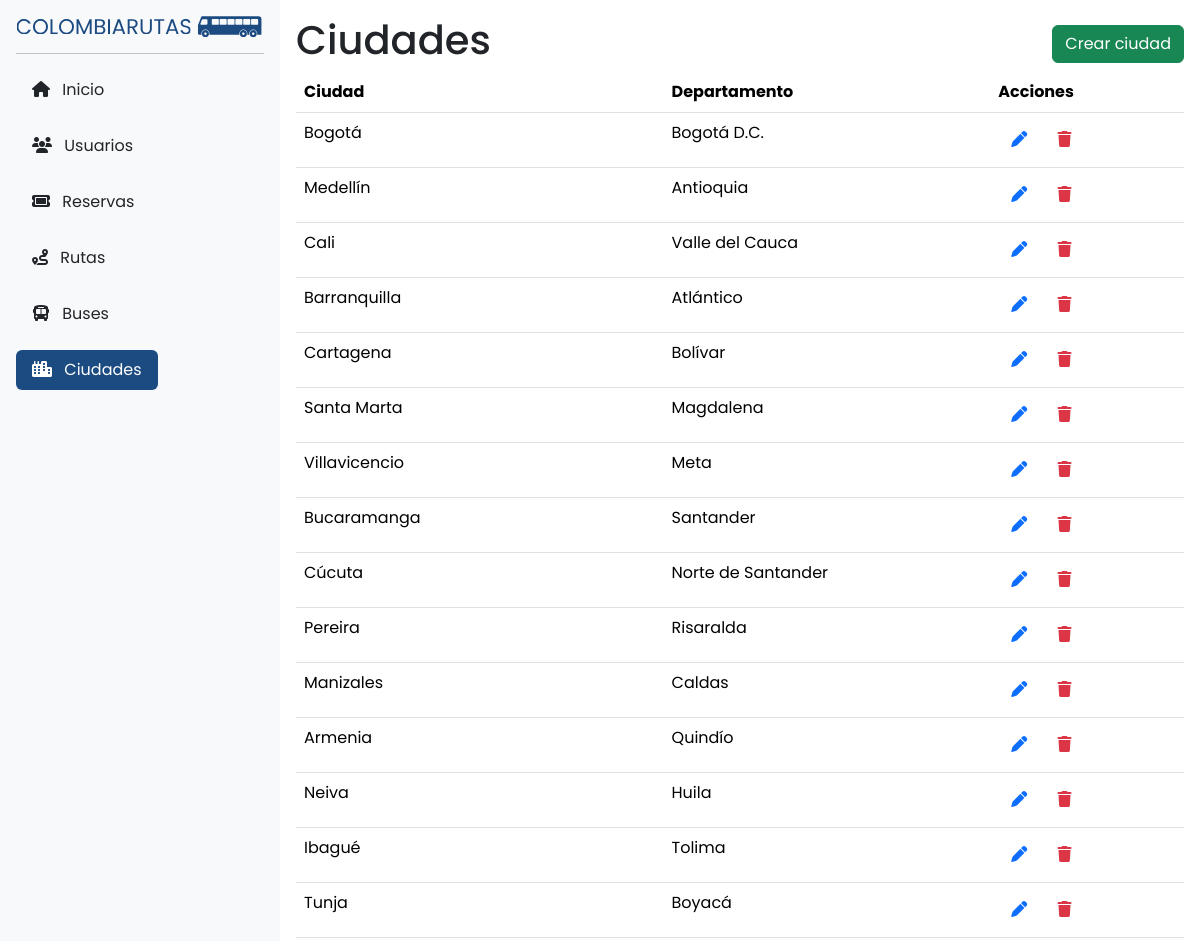
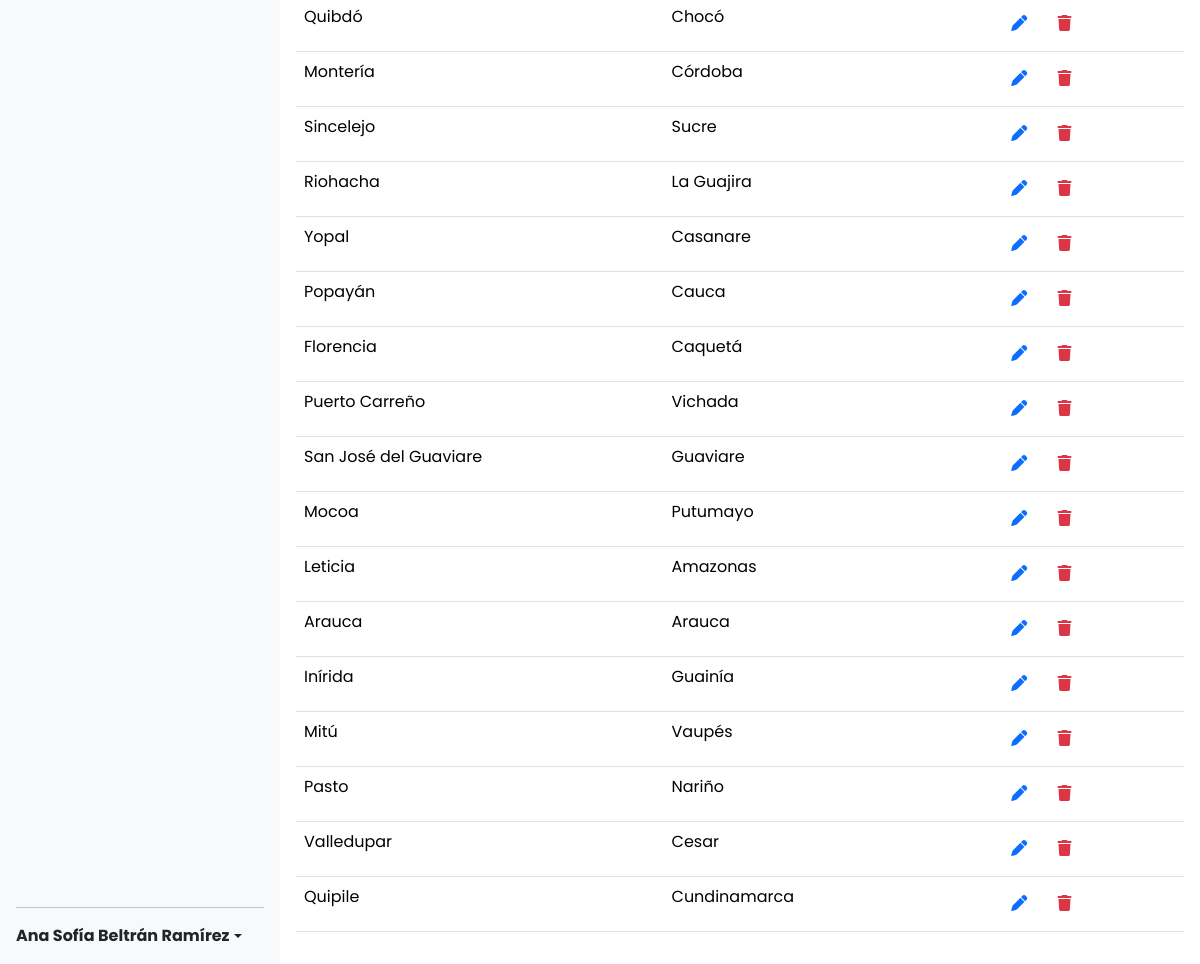
The app's page /admin.php?p=ciudades (signed in) with its own data (2 pictures, top to bottom).
### tables this page shows
CREATE TABLE `ciudades` (
  `ID_ciudad` int(11) NOT NULL,
  `Nombre_ciudad` varchar(100) NOT NULL,
  `Departamento` varchar(100) NOT NULL
);

### modules/funciones.php (called while the page is built, shortened)
<?php
    function ejecutarConsulta($query) {
        $host = 'localhost';
        $usuario = 'root';
        $contrasena = '';
        $base_de_datos = 'colombia_transporte';
        $conexionDB = mysqli_connect($host, $usuario, $contrasena, $base_de_datos);
        $resultado = mysqli_query($conexionDB, $query);
        return $resultado;
    }
?>

### pages/ciudades.php (the view, shortened to what this page needs)
<?php
    $ciudades = ejecutarConsulta("SELECT * FROM ciudades");
?>
<section>
    <header class="d-flex align-items-center justify-content-between shadow-none p-0">
        <h1><?= $modulo == 'leer' ? 'Ciudades' : 'Crear ciudad' ?></h1>
        <?php if ($modulo == 'leer'): ?>
            <a class="btn btn-success" href="?p=ciudades&modulo=crear">Crear ciudad</a>
        <?php else:?>
            <a class="btn btn-secondary" href="?p=ciudades">Volver</a>
        <?php endif ?>
    </header>
    <article>
        <?php if($modulo == 'leer'):?>
            <table class="table">
                <thead class="thead-light">
                    <tr>
                        <th>Ciudad</th>
                        <th>Departamento</th>
                        <th>Acciones</th>
                    </tr>
                </thead>
                <tbody>
                    <?php while ($ciudad = mysqli_fetch_assoc($ciudades)):?>
                        <tr>
                            <td><?=$ciudad["Nombre_ciudad"]?></td>
                            <td><?=$ciudad["Departamento"]?></td>
                            <td>
                                <a class="btn text-primary" href="?p=ciudades&modulo=editar&id=<?=$ciudad["ID_ciudad"]?>"><i class="fa fa-pen"></i></a>
                                <button class="btn text-danger" onclick="eliminarCiudad('ciudades', <?= $ciudad["ID_ciudad"] ?>)"><i class="fa fa-trash"></i></button>
                            </td>
                        </tr>
                    <?php endwhile; ?>
                </tbody>
            </table>
        <?php endif; ?>
    </article>
</section>

### admin.php (shortened to what this page needs)
<?php
include("modules/funciones.php");
    $pagina = isset($_GET["p"]) ? strtolower($_GET["p"]) : 'inicio';
    $modulo = isset($_GET["modulo"]) ? strtolower($_GET["modulo"]) : 'leer';
?>
<!DOCTYPE html>
<html lang="en">
<head>
    <?php include("components/links.php") ?>
</head>
<body>
    <main class="admin">
        <?php
            include("components/sidebar.php");
        ?>
        <div id="content">
            <?php
                include("pages/" . $pagina . ".php");
            ?>
        </div>
    </main>
</body>
</html>

### components/links.php (shortened to what this page needs)
<link rel="stylesheet" href="https://cdnjs.cloudflare.com/ajax/libs/font-awesome/6.4.2/css/all.min.css" />
<link href="https://cdn.jsdelivr.net/npm/bootstrap@5.3.1/dist/css/bootstrap.min.css" rel="stylesheet">
<link rel="stylesheet" href="css/estilos.css">

### components/sidebar.php (shortened to what this page needs)
<div class="d-flex flex-column flex-shrink-0 p-3 bg-light" style="width: 280px; height: 100%;">
    <a href="index.php" class="d-flex align-items-center mb-3 mb-md-0 me-md-auto link-dark text-decoration-none">
        <img src="images/logo-right-nb.svg" alt="" width="250">
    </a>
    <hr>
    <ul class="nav nav-pills flex-column mb-auto">
        <li class="nav-item">
            <a href="?p=inicio" class="nav-link <?= $pagina == 'inicio' ? 'active' : 'link-dark' ?>" aria-current="page">
                <i class="fa-solid fa-home me-2"></i>
                Inicio
            </a>
        </li>
        <li class="nav-item">
            <a href="?p=usuarios" class="nav-link <?= $pagina == 'usuarios' ? 'active' : 'link-dark' ?>" aria-current="page">
                <i class="fa-solid fa-users me-2"></i>
                Usuarios
            </a>
        </li>
        <li>
            <a href="?p=reservas" class="nav-link <?= $pagina == 'reservas' ? 'active' : 'link-dark' ?>">
                <i class="fa-solid fa-ticket me-2"></i>
                Reservas
            </a>
        </li>
        <li>
            <a href="?p=rutas" class="nav-link <?= $pagina == 'rutas' ? 'active' : 'link-dark' ?>">
                <i class="fa-solid fa-route me-2"></i>
                Rutas
            </a>
        </li>
        <li>
            <a href="?p=buses" class="nav-link <?= $pagina == 'buses' ? 'active' : 'link-dark' ?>">
                <i class="fa-solid fa-bus me-2"></i>
                Buses
            </a>
        </li>
        <li>
            <a href="?p=ciudades" class="nav-link <?= $pagina == 'ciudades' ? 'active' : 'link-dark' ?>">
                <i class="fa-solid fa-city me-2"></i>
                Ciudades
            </a>
        </li>
    </ul>
    <hr>
    <div class="dropdown">
        <a href="#" class="d-flex align-items-center link-dark text-decoration-none dropdown-toggle" id="dropdownUser2" data-bs-toggle="dropdown" aria-expanded="false">
            <strong><?= $_SESSION['Nombre_Completo'] ?></strong>
        </a>
    </div>
</div>

### css/estilos.css (style rules this page uses)
:root { --colorPrincipal: #1C4B82; --colorPrincipalTransparente: #1c4c8250; }
* { font-family: 'Poppins', sans-serif; margin: 0; padding: 0; box-sizing: border-box; }
header { padding: 2em; box-shadow: 0 0 .5em var(--colorPrincipalTransparente); }
ul { padding-left: 0; display: flex; flex-direction: column; gap: 1em; }
li { list-style: none; margin: 0; display: flex; align-items: center; gap: 1em; }
.admin { height: 100vh; display: flex; }
#content { padding: 1em; height: 100vh; overflow: auto; width: 100%; }
.active { background-color: var(--colorPrincipal) !important; }

### records on screen
ciudades: Nombre_ciudad "Bogotá", Departamento "Bogotá D.C."
ciudades: Nombre_ciudad "Medellín", Departamento "Antioquia"
ciudades: Nombre_ciudad "Cali", Departamento "Valle del Cauca"
ciudades: Nombre_ciudad "Barranquilla", Departamento "Atlántico"
ciudades: Nombre_ciudad "Cartagena", Departamento "Bolívar"
ciudades: Nombre_ciudad "Santa Marta", Departamento "Magdalena"
ciudades: Nombre_ciudad "Villavicencio", Departamento "Meta"
ciudades: Nombre_ciudad "Bucaramanga", Departamento "Santander"
ciudades: Nombre_ciudad "Cúcuta", Departamento "Norte de Santander"
ciudades: Nombre_ciudad "Pereira", Departamento "Risaralda"
ciudades: Nombre_ciudad "Manizales", Departamento "Caldas"
ciudades: Nombre_ciudad "Armenia", Departamento "Quindío"
ciudades: Nombre_ciudad "Neiva", Departamento "Huila"
ciudades: Nombre_ciudad "Ibagué", Departamento "Tolima"
ciudades: Nombre_ciudad "Tunja", Departamento "Boyacá"
ciudades: Nombre_ciudad "Quibdó", Departamento "Chocó"
ciudades: Nombre_ciudad "Montería", Departamento "Córdoba"
ciudades: Nombre_ciudad "Sincelejo", Departamento "Sucre"
ciudades: Nombre_ciudad "Riohacha", Departamento "La Guajira"
ciudades: Nombre_ciudad "Yopal", Departamento "Casanare"
ciudades: Nombre_ciudad "Popayán", Departamento "Cauca"
ciudades: Nombre_ciudad "Florencia", Departamento "Caquetá"
ciudades: Nombre_ciudad "Puerto Carreño", Departamento "Vichada"
ciudades: Nombre_ciudad "San José del Guaviare", Departamento "Guaviare"
ciudades: Nombre_ciudad "Mocoa", Departamento "Putumayo"
ciudades: Nombre_ciudad "Leticia", Departamento "Amazonas"
ciudades: Nombre_ciudad "Arauca", Departamento "Arauca"
ciudades: Nombre_ciudad "Inírida", Departamento "Guainía"
ciudades: Nombre_ciudad "Mitú", Departamento "Vaupés"
ciudades: Nombre_ciudad "Pasto", Departamento "Nariño"
ciudades: Nombre_ciudad "Valledupar", Departamento "Cesar"
ciudades: Nombre_ciudad "Quipile", Departamento "Cundinamarca"

### other values on screen
$_SESSION['Nombre_Completo'] "Ana Sofía Beltrán Ramírez"
